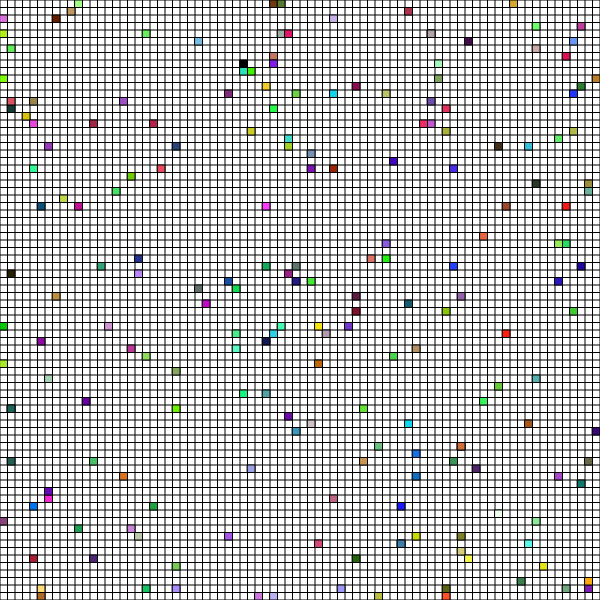
Frame 1 (no input)
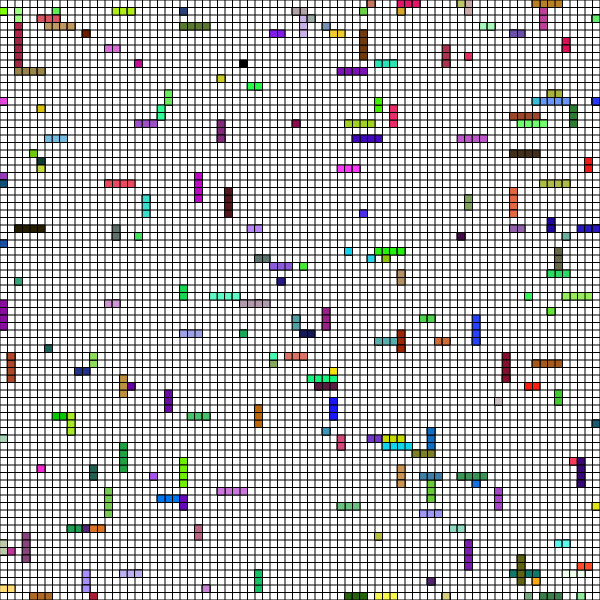
Frame 60 (no input)
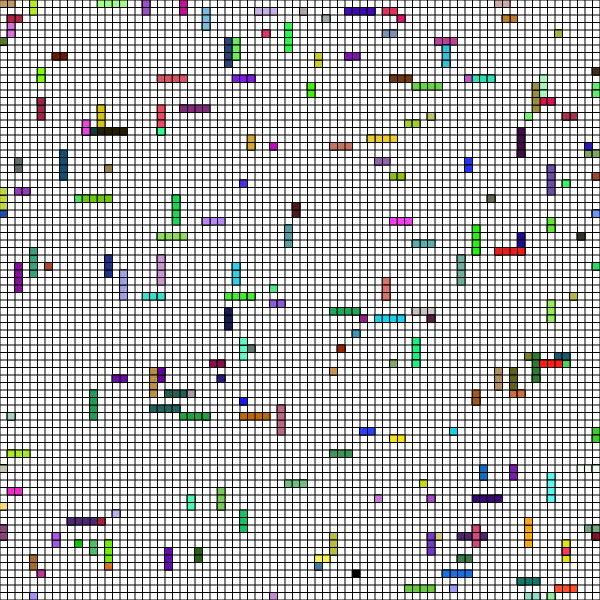
Frame 120 (the mouse pressed at the canvas centre since frame 60)

The p5.js sketch that drew these frames (run headless with seeded random() and noise() and a simulated clock; from frame 60 on, the mouse is pressed at the canvas centre):

// p5.js sketch
// ── sketch.js
let grid;
let players=[];
let apple;

function setup(){
    grid= new Grid(600,80);
    createCanvas(grid.w,grid.w);

    for (let i=0;i<200;i++){
        players.push(new Player(random_grid(),grid));
    }
    
    apple= new Apple(random_grid(),grid);
}

function draw(){
    background(255);
    grid.show();
    for (let player of players){
        if (player.x==apple.x && player.y==apple.y){
            console.log("eaten apple");
            player.eat_apple(apple);
        }
        if (frameCount%2==0){
            let n=int(random(0,4));
            let j=int(random(1,5));
            if (n==0){
                for (let i=0;i<j;i++){
                    player.move_up()
                    player.show();
                }
            } else if (n==1){
                for (let i=0;i<j;i++){
                    player.move_down();
                    player.show();
                }
            } else if (n==2){
                for (let i=0;i<j;i++){
                    player.move_left();
                    player.show();
                }
            } else if (n==3){
                for (let i=0;i<j;i++){
                    player.move_right();
                    player.show();
                }
            }
        }

        player.show();
    }
    apple.show();


}




function keyPressed() {
    return
    if (key=="ArrowUp") {
      players[0].move_up();
    } else if (key=="ArrowDown") {
      players[0].move_down();
    } else if (key=="ArrowLeft"){
        players[0].move_left();
    } else if (key=="ArrowRight"){
        players[0].move_right();
    }
}

function random_grid(){
    return {x: int(random(0,grid.n)),y: int(random(0,grid.n))}
}
// ── Apple.js
class Apple{
    constructor(s,grid){
        this.x=s.x;
        this.y=s.y;
        this.grid=grid;
    }

    show(){
        fill("black");
        rect(this.x*this.grid.spacing,this.y*this.grid.spacing,this.grid.spacing,this.grid.spacing);
    }
}
// ── Grid.js
class Grid{
    constructor(w,n){
        this.w=w;
        this.n=n;

        this.spacing=this.w/this.n;

    }
    show(){
        stroke(0);
        for (let i=0;i<this.n+1;i++){
            //lines in x
            line(i*this.spacing,0,i*this.spacing,this.w);
            //lines in y
            line(0,i*this.spacing,this.w,i*this.spacing);
        }
    }
}
// ── Player.js
class Player{

    constructor(s,grid){
        this.x=s.x;
        this.y=s.y;
        this.color=color(random(255),random(255),random(255));
        this.grid=grid;
        this.score=0;
    }
    show(){
        fill(this.color);
        rect(this.x*this.grid.spacing,this.y*this.grid.spacing,this.grid.spacing,this.grid.spacing);
    }
    move_down(){
        if (this.y<this.grid.n-1){
            this.y+=1
        }
    }
    move_up(){
        if (this.y>=1){
            this.y-=1
        }
    }
    move_left(){
        if (this.x>=1){
            this.x-=1
        }
    }
    move_right(){
        if (this.x<this.grid.n-1){
            this.x+=1
        }
    }
    eat_apple(apple){
        apple.x=int(random(0,this.grid.n));
        apple.y=int(random(0,this.grid.n));
        this.score+=1
    }
}
